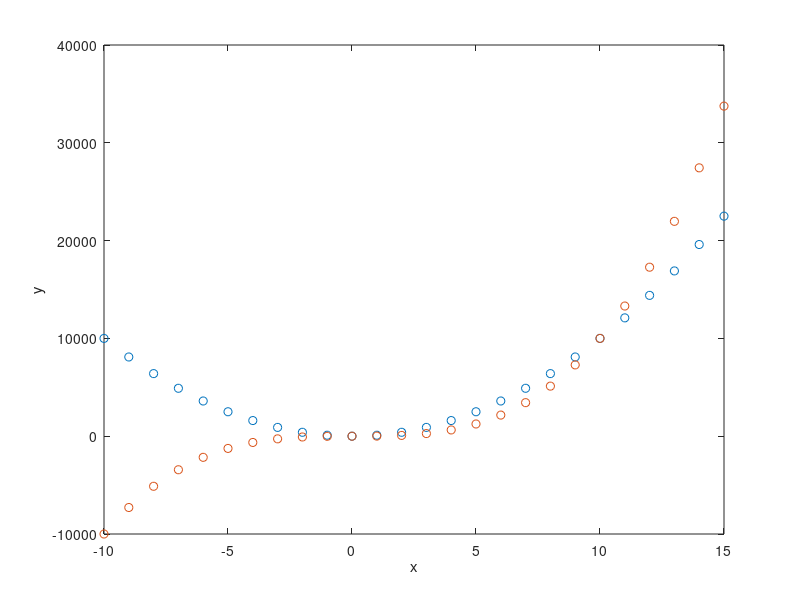

Here is the MATLAB script that generated this plot:
% question 6

x = -10 : 1 : 15;
y = 100*(x.^2);

plot(x,y, 'o');
xlabel("x");
ylabel("y");

hold on;
z = 10*(x.^3);
plot(x,z, 'o');
